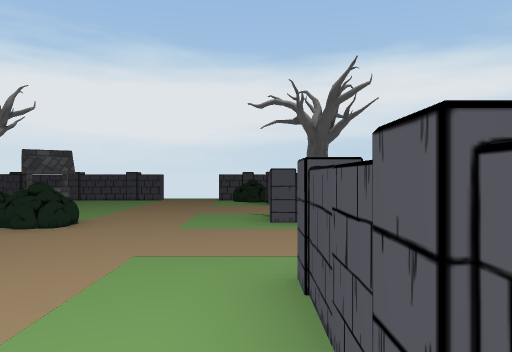
view 1 (above)

16 first-person views from a walk through a 3-D level made in the Unity game engine. The camera is 1.4 m above the floor, looks level and sees 70° across. The floor is counted in squares, 2 m on a side. Each view is taken from the middle of a square. On the plan, view 1 faces up. The plan holds only what a view shows up to about 11 squares ahead; the rest is blank. The player character is not drawn. Some surface patterns are stand-ins.

view 2
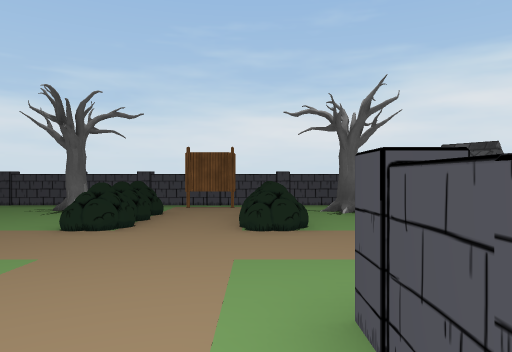

view 3
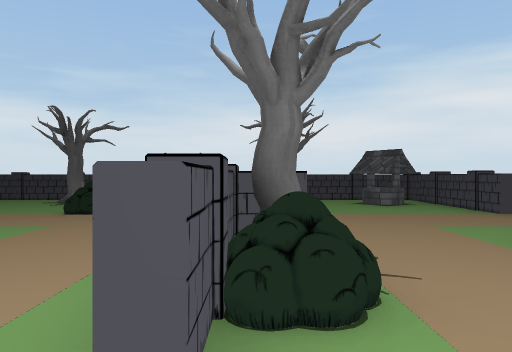

view 4
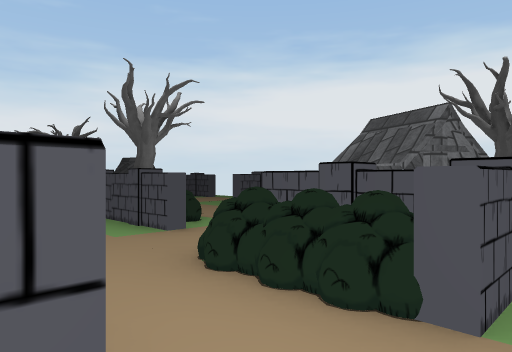

view 5
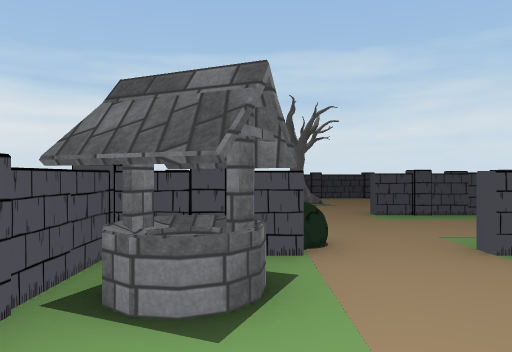

view 6
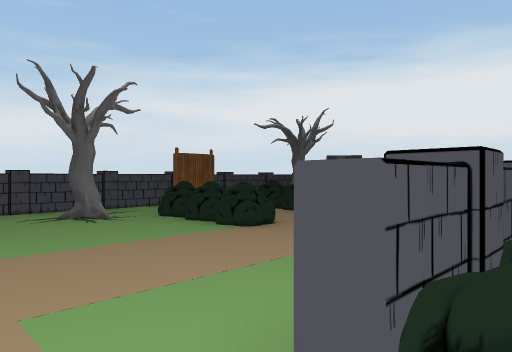

view 7
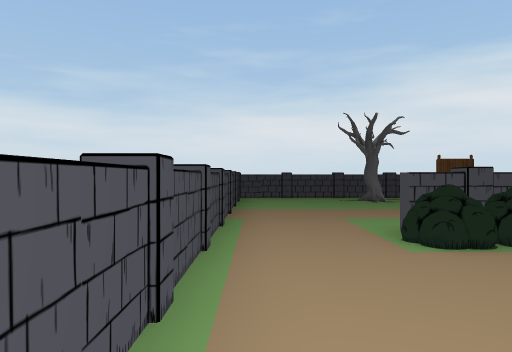

view 8
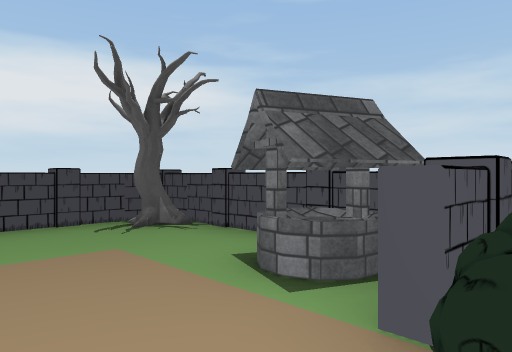

view 9
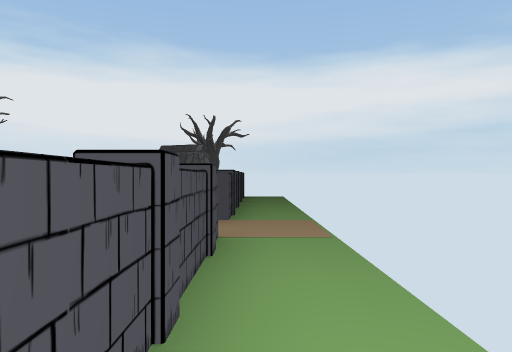

view 10
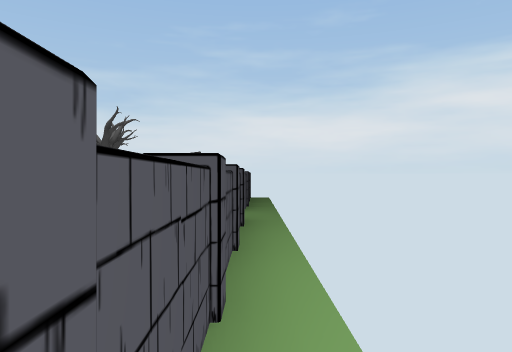

view 11
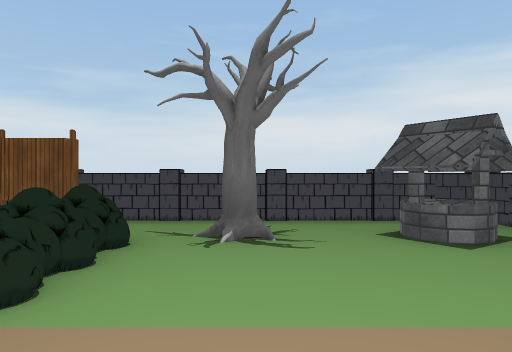

view 12
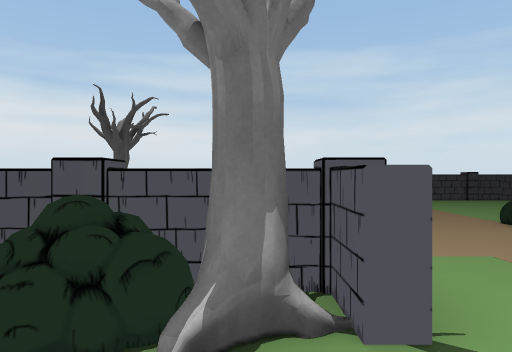

view 13
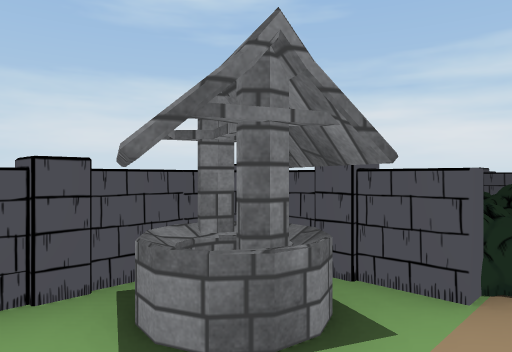

view 14
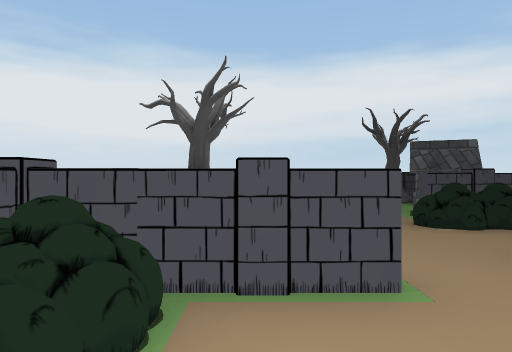

view 15
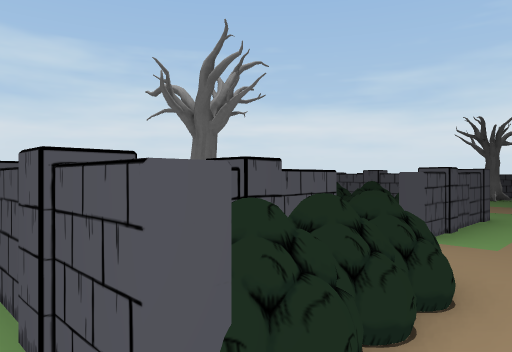

view 16
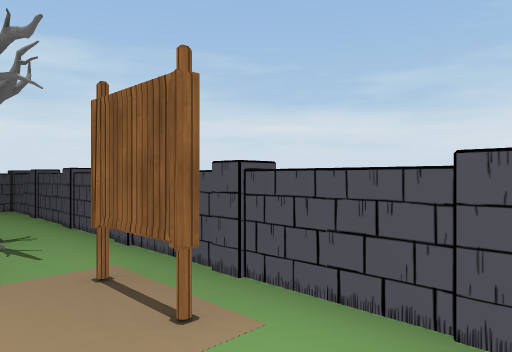

### Floor plan
Key: @ floor where view 1 was taken; # wall or solid block; x gap in a wall; . floor; = window, fence, low wall or low ledge; ^ raised ledge; W well; B bush; T tree; O other object.
Columns run from 7 left of view 1 to 7 right of it. Each row starts with its distance up from view 1.
 11 #^^^..x^^^^^..
 10 ^WW #.BB    #T.
  9 ^WW....#.  ..#.
  8 ^............^.
  7 ^.T.........WW.
  6 ^.......TB=..W.
  5 ^.BBB.......BB.
  4 ^O.............
  3 ^.BBB.......BB.
  2 ^.......B^..^^.
  1 ^.T.....B... #.
  0 ^......@B..T ^.
 -1 ^...........  .
 -2 ^............
 -3 #^^^^^^^^^^^

Where each view was taken, in squares from view 1:
view 1: 0 up, 0 right, facing up
view 2: 5 up, 2 right, facing left
view 3: 6 up, 4 right, facing left
view 4: 3 up, 7 right, facing up-left
view 5: 9 up, 5 right, facing down
view 6: 1 down, 1 right, facing up-left
view 7: 2 down, 5 right, facing left
view 8: 5 up, 3 right, facing up-right
view 9: 1 down, 7 right, facing up
view 10: 11 up, 5 right, facing left
view 11: 7 up, 1 left, facing left
view 12: 8 up, 1 right, facing down
view 13: 8 up, 4 right, facing down-right
view 14: 0 up, 2 right, facing up
view 15: 4 up, 7 right, facing down-left
view 16: 6 up, 5 left, facing down-left
